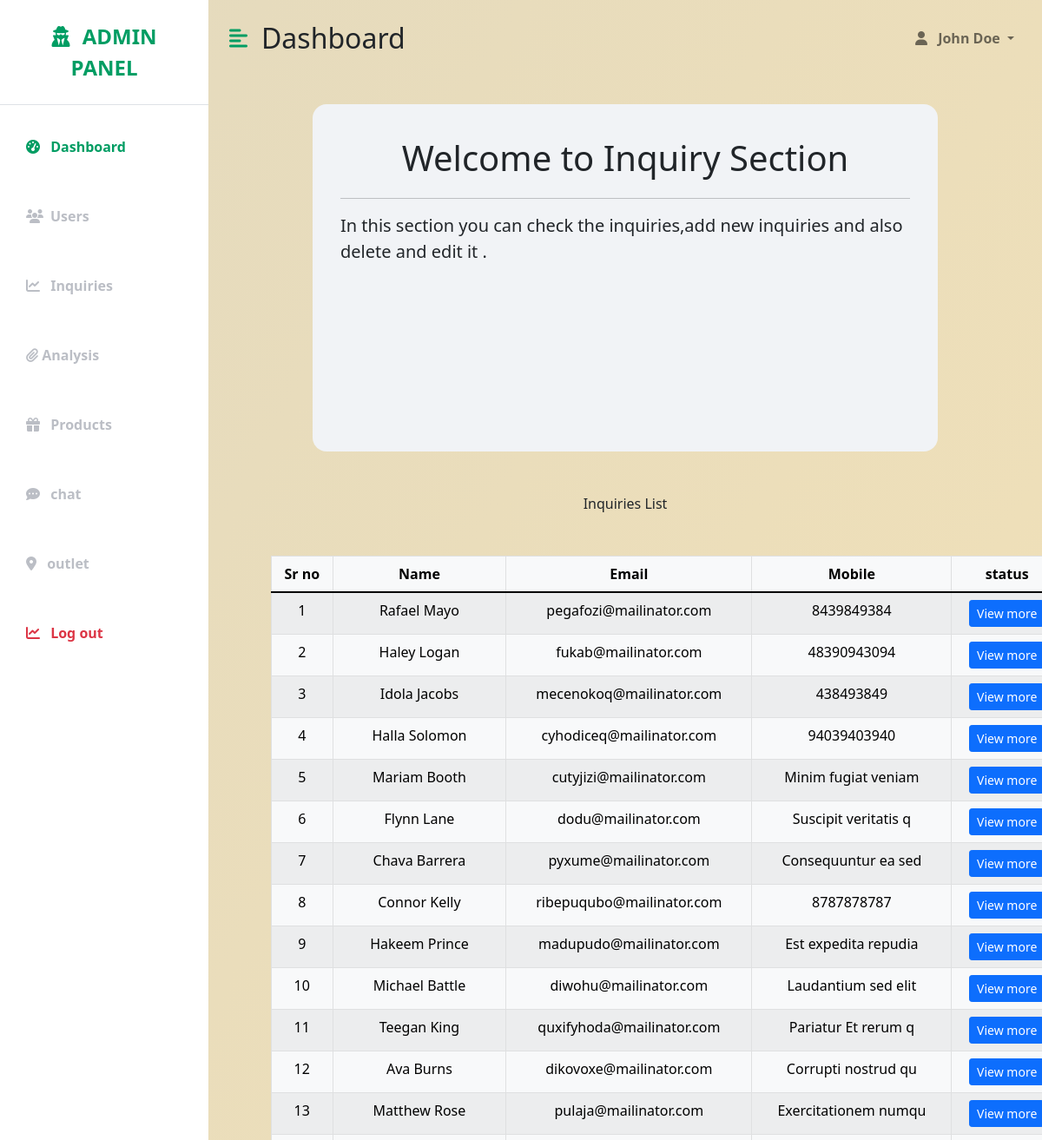
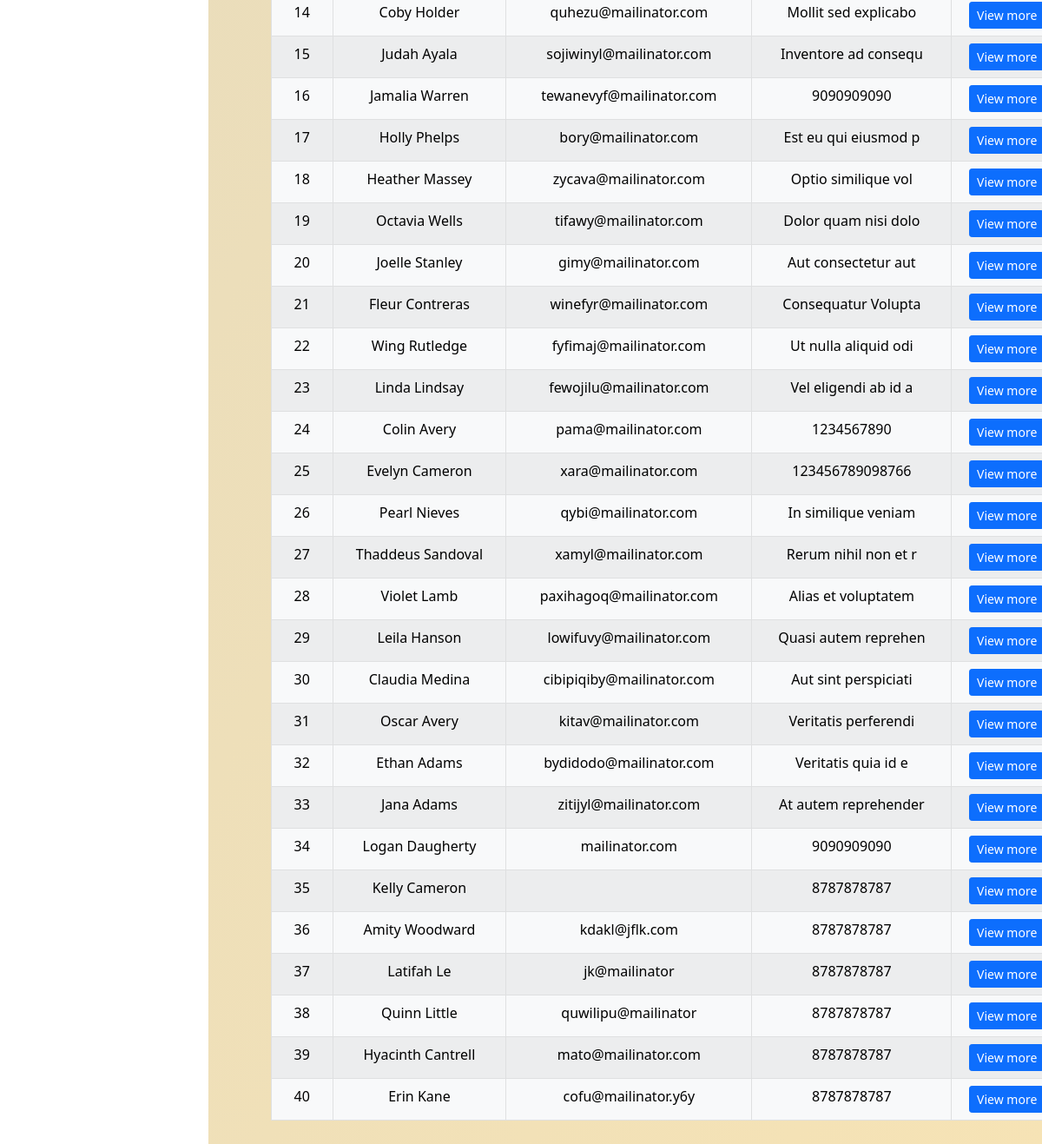
Screenshot of /inquiries/ with the database file from the repository (2 pictures, top to bottom).
### radientapp/models.py (models this page shows, shortened)
class Smallinq(models.Model):
    country=models.CharField(max_length=100,null=True)
    name=models.CharField(max_length=100,null=True)
    email=models.EmailField(max_length=100,null=True)
    mobile=models.CharField(max_length=100,null=True)
    wmobile=models.CharField(max_length=100,null=True)
    dob=models.DateField(null=True)
    gender=models.CharField(choices=(('Male','Male'),('Female','Female'),),max_length=20,null=True)
    ref=models.CharField(max_length=100,null=True)

### radientapp/views.py (the view)
# urls.py: path('inquiries/',views.show_inquiry,name="inquiries"),
def show_inquiry(request):
    inquiry=Smallinq.objects.all();
    context={
        "inquiry":inquiry,
    }
    return render(request, 'inquiry.html',context)

### templates/inquiry.html (shortened to what this page needs)
<!DOCTYPE html>
<html lang="en">
<head>
    <link href="https://cdn.jsdelivr.net/npm/bootstrap@5.1.3/dist/css/bootstrap.min.css" rel="stylesheet"
>
    {% load static %}
    <link rel="stylesheet" href="{% static 'css/dashboard-style.css' %}">
    <link rel="stylesheet" href="{% static 'css/inquiry.css' %}">
</head>
<body>
    <div class="d-flex" id="wrapper">
        {% include 'sidebar.html' %}
        <div id="page-content-wrapper">
            {% include 'nav.html' %}
            <div class="intro">
                <div class="fs-1 text-center">
                    Welcome to Inquiry Section
                </div>
                <hr>
                <div class="fs-5">
                    In this section you can check the inquiries,add new inquiries and also delete and edit it .
                </div>
            </div>
            <div class=" text-center mt-5 "> Inquiries List  </div>
            <div class="container-fluid px-4 m-5">
                <table class="table table-striped table-bordered table-light text-center">
                    <thead>
                        <th>Sr no</th>
                        <th>Name</th>
                        <th>Email</th>
                        <th>Mobile</th>
                        <th>status</th>
                    </thead>
                    <tbody>
                        {% for i in inquiry %}
                        <tr>
                            <td>{{ i.id }}</td>
                            <td>{{ i.name }}</td>
                            <td>{{ i.email }}</td>
                            <td>{{ i.mobile }}</td>
                            <td><button class="btn btn-primary btn-sm" ><a href="{% url 'show' i.id %}" style="color: #fff;text-decoration: none">View more</a> </button></td>
                        </tr>
                        {% endfor %}
                    </tbody>
                </table>
            </div>
        </div>
    </div>
</body>
</html>

### templates/sidebar.html
<div class="bg-white" id="sidebar-wrapper">
    <div class="sidebar-heading text-center py-4 primary-text fs-4 fw-bold text-uppercase border-bottom">
        <i class="fas fa-user-secret me-2"></i> Admin Panel
    </div>
    <div class="list-group list-group-flush my-3">
        <a href="" class="list-group-item list-group-item-action bg-transparent second-text active">
            <i class="fas fa-tachometer-alt me-2"></i> Dashboard
        </a>
    </div>
    <div class="list-group list-group-flush my-3">
        <a href="/users" class="list-group-item list-group-item-action bg-transparent second-text fw-bold">
            <i class="fa-solid fa-users me-2"></i>Users
        </a>
    </div>
    <div class="list-group list-group-flush my-3">
        <a href="/inquiries" class="list-group-item list-group-item-action bg-transparent second-text fw-bold">
            <i class="fas fa-chart-line me-2"></i> Inquiries
        </a>
    </div>
    <div class="list-group list-group-flush my-3">
        <a href="" class="list-group-item list-group-item-action bg-transparent second-text fw-bold">
            <i class="fas fa-paperclip"></i> Analysis
        </a>
    </div>
    <div class="list-group list-group-flush my-3">
        <a href="" class="list-group-item list-group-item-action bg-transparent second-text fw-bold">
            <i class="fas fa-gift me-2"></i> Products
        </a>
    </div>
    <div class="list-group list-group-flush my-3">
        <a href="" class="list-group-item list-group-item-action bg-transparent second-text fw-bold">
            <i class="fas fa-comment-dots me-2"></i> chat
        </a>
    </div>
    <div class="list-group list-group-flush my-3">
        <a href="" class="list-group-item list-group-item-action bg-transparent second-text fw-bold">
            <i class="fas fa-map-marker-alt me-2"></i> outlet
        </a>
    </div>
    <div class="list-group list-group-flush my-3">
        <a href="" class="list-group-item list-group-item-action bg-transparent text-danger fw-bold">
            <i class="fas fa-chart-line me-2"></i> Log out
        </a>
    </div>
</div>

### templates/nav.html (shortened to what this page needs)
<nav class="navbar navbar-expand-lg navbar-light bg-transparent py-4 px-4">
    <div class="d-flex align-items-center">
        <i class="fas fa-align-left primary-text fs-4 me-3" id="menu-toggle"></i>
        <h2 class="fs-2 m-0">Dashboard</h2>
    </div>
    <div class="collapse navbar-collapse" id="navbarSupportedContent">
        <ul class="navbar-nav ms-auto mb-2 mb-lg-0">
            <li class="nav-item dropdown">
                <a class="nav-link dropdown-toggle second-text fw-bold" href="#" id="navbarDropdown"
                    data-bs-toggle="dropdown" aria-expanded="false">
                    <i class="fas fa-user me-2"></i> John Doe
                </a>
            </li>
        </ul>
    </div>
</nav>

### static/css/dashboard-style.css (style rules this page uses)
:root { --main-bg-color:#009d63; --main-text-color:#009d63; --second-text-color:#bbbec5; --second-bg-color:#c1efde; }
.primary-text { color: var(--main-text-color); }
.second-text { color: var(--second-text-color); }
#wrapper { overflow-x: hidden; background-image: linear-gradient(120deg, #e4dabe 0%, #f6e3b5 100%); }
#sidebar-wrapper { min-height: 100vh; margin-left: -15vh; transition: margin 0.25s ease-out; }
#sidebar-wrapper .sidebar-heading { padding:0.875rem 1.25rem; font-size : 1.2rem; }
#sidebar-wrapper .list-group { width:15rem; }
#page-content-wrapper { min-width: 100vw; }
#menu-toggle { cursor:pointer; }
.list-group-item { border:none; padding: 20px 30px; }
.list-group-item.active { background-color:transparent; color:var(--main-text-color); font-weight: bold; border:none; }
@media (min-width: 768px) { #sidebar-wrapper { margin-left: 0; } }
@media (min-width: 768px) { #page-content-wrapper { min-width:0; width:100%; } }

### static/css/inquiry.css (style rules this page uses)
.intro { display: block; height: 50vh; width: 60vw; margin: auto; background-color: rgb(241, 243, 246); margin-top: 2rem; padding:2rem; border-radius: 1rem; }

### rows the page displays
Smallinq: id "1", name "Rafael Mayo", email "pegafozi@mailinator.com", mobile "8439849384"
Smallinq: id "2", name "Haley Logan", email "fukab@mailinator.com", mobile "48390943094"
Smallinq: id "3", name "Idola Jacobs", email "mecenokoq@mailinator.com", mobile "438493849"
Smallinq: id "4", name "Halla Solomon", email "cyhodiceq@mailinator.com", mobile "94039403940"
Smallinq: id "5", name "Mariam Booth", email "cutyjizi@mailinator.com", mobile "Minim fugiat veniam"
Smallinq: id "6", name "Flynn Lane", email "dodu@mailinator.com", mobile "Suscipit veritatis q"
Smallinq: id "7", name "Chava Barrera", email "pyxume@mailinator.com", mobile "Consequuntur ea sed"
Smallinq: id "8", name "Connor Kelly", email "ribepuqubo@mailinator.com", mobile "8787878787"
Smallinq: id "9", name "Hakeem Prince", email "madupudo@mailinator.com", mobile "Est expedita repudia"
Smallinq: id "10", name "Michael Battle", email "diwohu@mailinator.com", mobile "Laudantium sed elit"
Smallinq: id "11", name "Teegan King", email "quxifyhoda@mailinator.com", mobile "Pariatur Et rerum q"
Smallinq: id "12", name "Ava Burns", email "dikovoxe@mailinator.com", mobile "Corrupti nostrud qu"
Smallinq: id "13", name "Matthew Rose", email "pulaja@mailinator.com", mobile "Exercitationem numqu"
Smallinq: id "14", name "Coby Holder", email "quhezu@mailinator.com", mobile "Mollit sed explicabo"
Smallinq: id "15", name "Judah Ayala", email "sojiwinyl@mailinator.com", mobile "Inventore ad consequ"
Smallinq: id "16", name "Jamalia Warren", email "tewanevyf@mailinator.com", mobile "9090909090"
Smallinq: id "17", name "Holly Phelps", email "bory@mailinator.com", mobile "Est eu qui eiusmod p"
Smallinq: id "18", name "Heather Massey", email "zycava@mailinator.com", mobile "Optio similique vol"
Smallinq: id "19", name "Octavia Wells", email "tifawy@mailinator.com", mobile "Dolor quam nisi dolo"
Smallinq: id "20", name "Joelle Stanley", email "gimy@mailinator.com", mobile "Aut consectetur aut"
Smallinq: id "21", name "Fleur Contreras", email "winefyr@mailinator.com", mobile "Consequatur Volupta"
Smallinq: id "22", name "Wing Rutledge", email "fyfimaj@mailinator.com", mobile "Ut nulla aliquid odi"
Smallinq: id "23", name "Linda Lindsay", email "fewojilu@mailinator.com", mobile "Vel eligendi ab id a"
Smallinq: id "24", name "Colin Avery", email "pama@mailinator.com", mobile "1234567890"
Smallinq: id "25", name "Evelyn Cameron", email "xara@mailinator.com", mobile "123456789098766"
Smallinq: id "26", name "Pearl Nieves", email "qybi@mailinator.com", mobile "In similique veniam"
Smallinq: id "27", name "Thaddeus Sandoval", email "xamyl@mailinator.com", mobile "Rerum nihil non et r"
Smallinq: id "28", name "Violet Lamb", email "paxihagoq@mailinator.com", mobile "Alias et voluptatem"
Smallinq: id "29", name "Leila Hanson", email "lowifuvy@mailinator.com", mobile "Quasi autem reprehen"
Smallinq: id "30", name "Claudia Medina", email "cibipiqiby@mailinator.com", mobile "Aut sint perspiciati"
Smallinq: id "31", name "Oscar Avery", email "kitav@mailinator.com", mobile "Veritatis perferendi"
Smallinq: id "32", name "Ethan Adams", email "bydidodo@mailinator.com", mobile "Veritatis quia id e"
Smallinq: id "33", name "Jana Adams", email "zitijyl@mailinator.com", mobile "At autem reprehender"
Smallinq: id "34", name "Logan Daugherty", email "mailinator.com", mobile "9090909090"
Smallinq: id "35", name "Kelly Cameron", mobile "8787878787"
Smallinq: id "36", name "Amity Woodward", email "kdakl@jflk.com", mobile "8787878787"
Smallinq: id "37", name "Latifah Le", email "jk@mailinator", mobile "8787878787"
Smallinq: id "38", name "Quinn Little", email "quwilipu@mailinator", mobile "8787878787"
Smallinq: id "39", name "Hyacinth Cantrell", email "mato@mailinator.com", mobile "8787878787"
Smallinq: id "40", name "Erin Kane", email "cofu@mailinator.y6y", mobile "8787878787"
